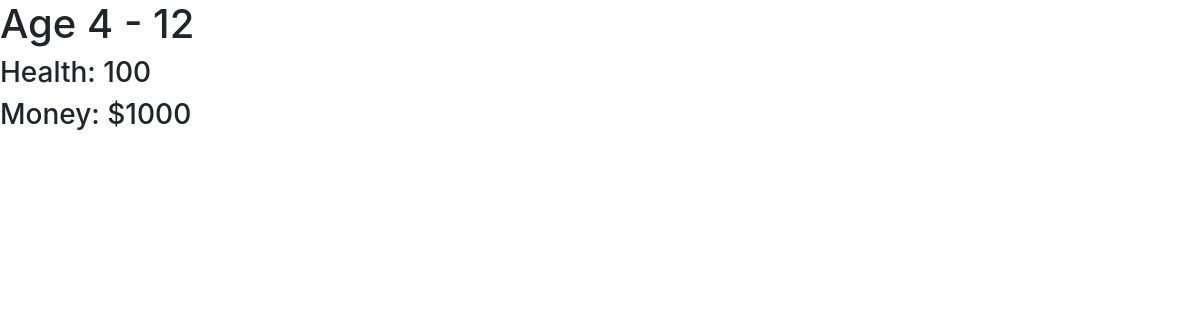
Before: /cards/job with the older database file.
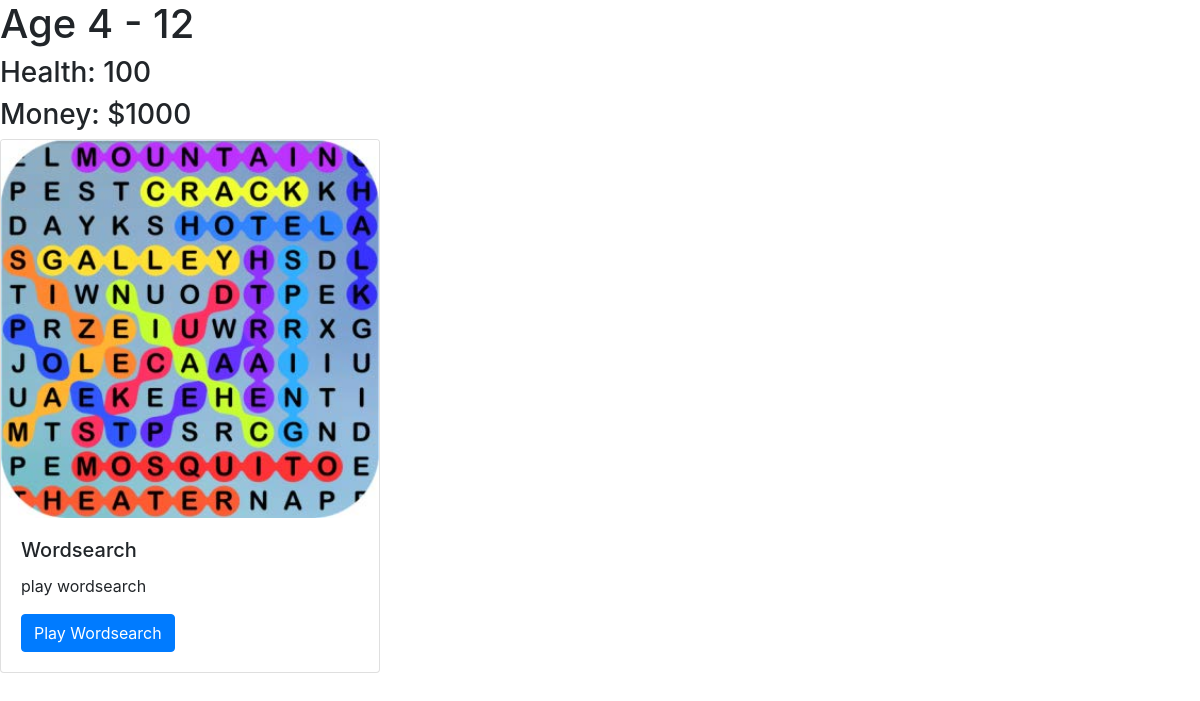
After: the same page with the newer database file.
### cards/models.py (models this page shows)
class Card(models.Model):
    title = models.CharField(max_length=100, primary_key=True)
    description = models.TextField()
    image = models.FilePathField(path="/img")

### cards/views.py (the view)
# urls.py: path("job", views.job_detail, name="job"),
def job_detail(request):
    card = Card.objects.all()
    context = {
        'job_cards': card
    }
    return render(request, 'job.html', context)

### cards/templates/job.html
{% extends "base.html" %}
{% load static %}
{% block page_content %}
<h1>Age 4 - 12</h1>
<h3>Health: 100</h3>
<h3>Money: $1000</h3>
<div class="row">
{% for card in job_cards %}
    {% if card.title in 'Wordsearch' %}
        <div class="col-md-4">
            <div class="card mb-2">
                <img class="card-img-top" src="{% static card.image %}">
                <div class="card-body">
                    <h5 class="card-title">{{ card.title }}</h5>
                    <p class="card-text">{{ card.description }}</p>
                    {% if card.title == 'Wordsearch' %}
                        <a href="{% url 'children'  %}"
                        class="btn btn-primary">
                            Play Wordsearch
                        </a>
                    {% endif %}
                </div>
            </div>
        </div>
    {% endif %}
{% endfor %}
</div>
{% endblock %}

Changed rows visible on the page:
added Card: image (picture), title "Wordsearch", description "play wordsearch", shows "Play Wordsearch"
